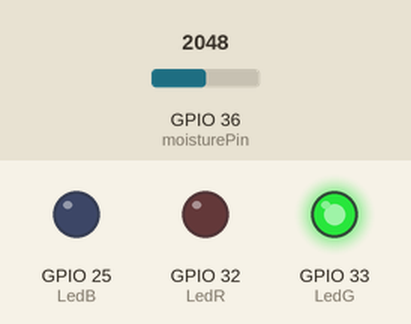
The sketch below on a simulated ESP32. Shown: output pins drawn as LEDs (lit = HIGH). The test bench sets the inputs (shaded band); at power-on: GPIO 36 (moisturePin) = 2048. WiFi joins after 1.5 s; servers stay silent unless stated; no MQTT or app messages arrive unless stated; what the sketch prints to the serial monitor is not drawn.

Above: at 2.7 s.
2.8 s: GPIO 36 (moisturePin) set to 3360
6.6 s: GPIO 36 (moisturePin) set to 3476
At 8.1 s:
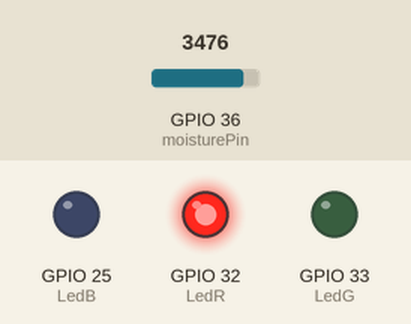
10.4 s: GPIO 36 (moisturePin) set to 2738
14.2 s: GPIO 36 (moisturePin) set to 2640
At 17.4 s:
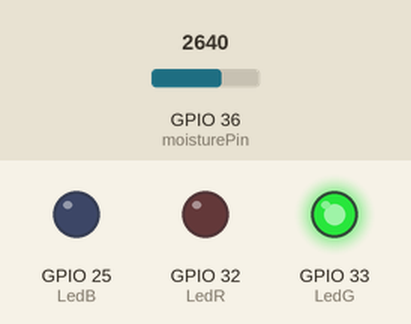
18.0 s: GPIO 36 (moisturePin) set to 3603
At 20.9 s:
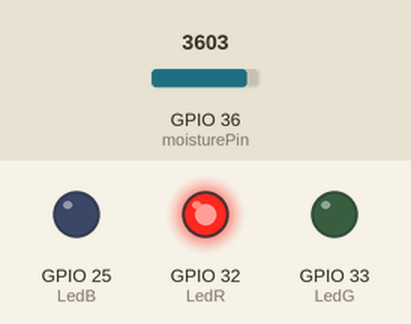
Timing chart, 0 to 22.4 s (numbered marks = the images above; inputs shaded):
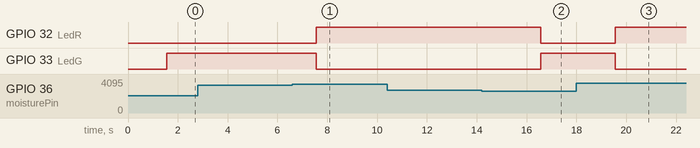

Measured:
- the behaviour switches between 3427 and 3428 on GPIO 36 (moisturePin) (found by bisection; images 0 and 1)
- the behaviour switches between 2701 and 2700 on GPIO 36 (moisturePin) (found by bisection; images 1 and 2)
- after the input at 2.8 s, every drawn part: stays the same
- after the input at 6.6 s, GPIO 32 (LedR): LOW → HIGH after 0.96 s; GPIO 33 (LedG): HIGH → LOW after 0.96 s
- after the input at 10.4 s, every drawn part: stays the same
- after the input at 14.2 s, GPIO 32 (LedR): HIGH → LOW after 2.4 s; GPIO 33 (LedG): LOW → HIGH after 2.4 s
- after the input at 18.0 s, GPIO 32 (LedR): LOW → HIGH after 1.6 s; GPIO 33 (LedG): HIGH → LOW after 1.6 s

The sketch:

ok-IOT-soil.ino
```cpp
#include <WiFi.h>
#include "Adafruit_MQTT.h"
#include "Adafruit_MQTT_Client.h"

const char *ssid =  "FAST_0456";     // Enter your WiFi Name
const char *pass =  "lw730208"; // Enter your WiFi Password
const int AirValue = 600; //you need to change this value that you had recorded in t
const int WaterValue = 400; //you need to change this value that you had recorded in th
int intervals = (AirValue - WaterValue)/3;

uint8_t LedR = A4;  // GPIO32
uint8_t LedG = A5;  // GPIO33
uint8_t LedB = A18; // GPIO25

WiFiClient client;
#define MQTT_SERV "io.adafruit.com"
#define MQTT_PORT 1883
#define MQTT_NAME "gada888" // Your Adafruit IO Username
#define MQTT_PASS "aio_FKFS66ZOi9180nZrq2q7up6Ydv6A" // Adafruit IO AIO key

const int moisturePin = A0;             // moisteure sensor pin
int mValue;              //moisture reading

//Set up the feed you're publishing to
Adafruit_MQTT_Client mqtt(&client, MQTT_SERV, MQTT_PORT, MQTT_NAME, MQTT_PASS);
// mData is the feed name where you will publish your data
Adafruit_MQTT_Publish mData = Adafruit_MQTT_Publish(&mqtt,MQTT_NAME "/f/mData");


void setup()
{
  Serial.begin(115200);
  delay(10);
  pinMode(LedR, OUTPUT);
  pinMode(LedG, OUTPUT);
  pinMode(LedB, OUTPUT);
  Serial.println("Connecting to ");
  Serial.println(ssid);
  WiFi.begin(ssid, pass);
  while (WiFi.status() != WL_CONNECTED)
  {
    delay(500);
    Serial.print(".");              // print ... till not connected
  }
  Serial.println("");
  Serial.println("WiFi connected");
}
 void loop()
{
  MQTT_connect();
  mValue = (355 - ((analogRead(moisturePin) / 1023.00) * 100));
  Serial.print("Soil Moisture is  = ");
  Serial.print(mValue);
  Serial.println("%");

if(mValue > 90)
{
Serial.println("Very Wet");
    digitalWrite(LedR, LOW);
    digitalWrite(LedB, LOW);
    digitalWrite(LedG, HIGH); //Green LED
}
else if((mValue < 20))
{
Serial.println("Dry");
    digitalWrite(LedR, HIGH);
    digitalWrite(LedB, LOW);
    digitalWrite(LedG, LOW); //Green LED
}

  String data1 = String(mValue);
//This condition is used to publish the Variable (mValue) on adafruit IO. Change thevariable according to yours.
       if (! mData.publish(mValue))
       {
         delay(2000);
          }
 delay(3000);
}

void MQTT_connect()
{
  int8_t ret;
  // Stop if already connected.
  if (mqtt.connected())
  {
    return;
  }
  uint8_t retries = 3;
  while ((ret = mqtt.connect()) != 0) // connect will return 0 for connected
  {
       mqtt.disconnect();
       delay(3000);  // wait 5 seconds
       retries--;
       if (retries == 0)
       {
         // basically die and wait for WDT to reset me
         while (1);
       }
  }
}
```
